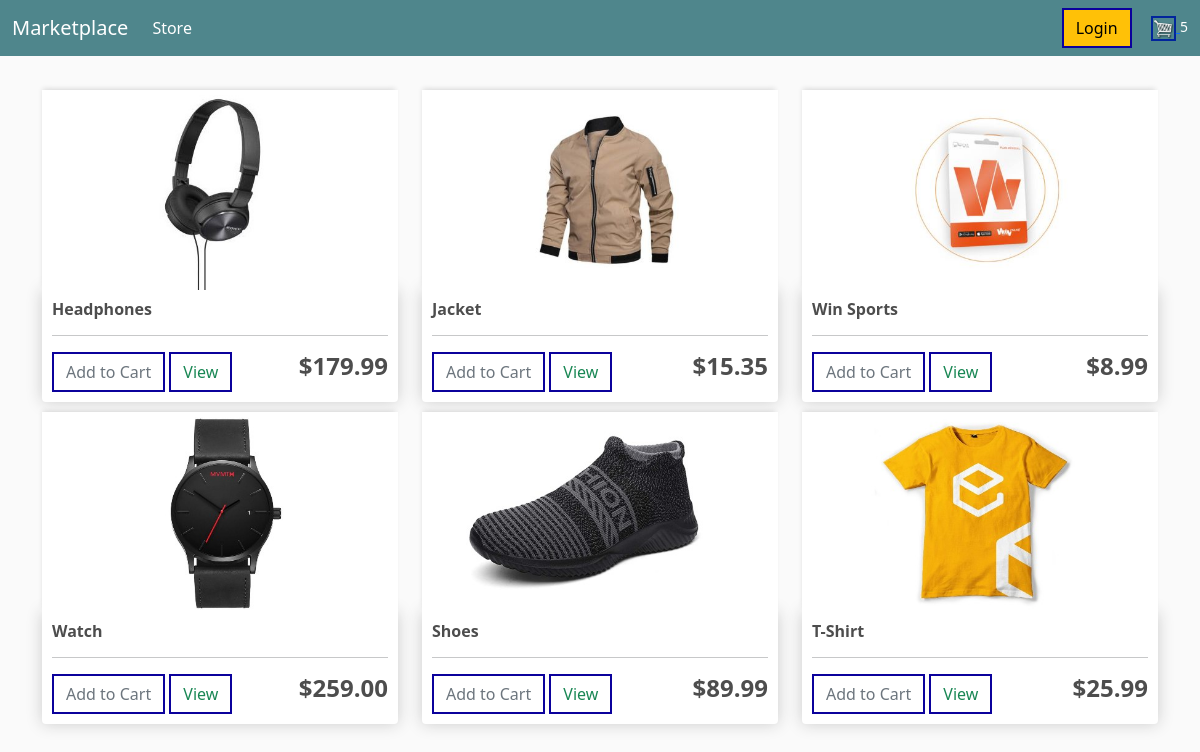
The app's page / (signed in) with its own data.
### store/models.py (models this page shows, shortened)
class Product(models.Model):
	name = models.CharField(max_length=200)
	price = models.FloatField()
	digital = models.BooleanField(default=False,null=True, blank=True)
	image = models.ImageField(null=True, blank=True)
	@property
	def imageURL(self):
		try:
			url = self.image.url
		except:
			url = ''
		return url

### store/views.py (the view)
# urls.py: path('', include('store.urls')),
def store(request):
    if request.user.is_authenticated:
        customer = request.user.customer
        order, created = Order.objects.get_or_create(customer=customer, complete=False)
        items = order.orderitem_set.all()
        cartItems = order.get_cart_items
    else:
        items = []
        order = {'get_cart_total':0, 'get_cart_items':0}
        cartItems = order['get_cart_items']
    products = Product.objects.all()
    context = {'products':products, 'cartItems':cartItems}
    return render(request, 'store/store.html', context)

### store/models.py (called while the page is built)
	@property
	def get_cart_items(self):
		orderitems = self.orderitem_set.all()
		total = sum([item.quantity for item in orderitems])
		return total

### store/templates/store/store.html
{% extends 'store/main.html' %}
{% load static %}
{% block content %}
    <div class="row">
        {% for product in products %}
        <div class="col-lg-4">
            <img class="thumbnail" src="{{product.imageURL}}">
            <div class="box-element product">
                <h6><strong>{{product.name}}</strong></h6>
                <hr>
                <button data-product="{{product.id}}" data-action="add" class="btn btn-outline-secondary add-btn update-cart">Add to Cart</button>
                <a class="btn btn-outline-success" href="#">View</a>
		        <h4 style="display: inline-block; float: right"><strong>${{product.price|floatformat:2}}</strong></h4>
            </div>
        </div>
        {% endfor %}
    </div>
{% endblock content %}

### static/css/main.css (style rules this page uses)
body { background-color: hsl(0, 0%, 98%); }
h1,h2,h3,h4,h5,h6 { color:hsl(0, 0%, 30%); }
.box-element { box-shadow:hsl(0, 0%, 80%) 0 0 16px; background-color: #fff; border-radius: 4px; padding: 10px; }
.thumbnail { width: 100%; height: 200px; -webkit-box-shadow: -1px -3px 5px -2px rgba(214,214,214,1); -moz-box-shadow: -1px -3px 5px -2px rgba(214,214,214,1); box-shadow: -1px -3px 5px -2px rgba(214,214,214,1); }
.product { border-radius: 0 0 4px 4px; }
.col-lg-4, .col-lg-6, .col-lg-8, .col-lg-12 { margin-top: 10px; }
.btn { border: 2px rgb(11, 1, 156) solid; border-radius: 0; }

### records on screen
Product: imageURL (picture), name "Headphones", price "179.99"
Product: imageURL (picture), name "Jacket", price "15.35"
Product: imageURL (picture), name "Win Sports", price "8.99"
Product: imageURL (picture), name "Watch", price "259.00"
Product: imageURL (picture), name "Shoes", price "89.99"
Product: imageURL (picture), name "T-Shirt", price "25.99"
